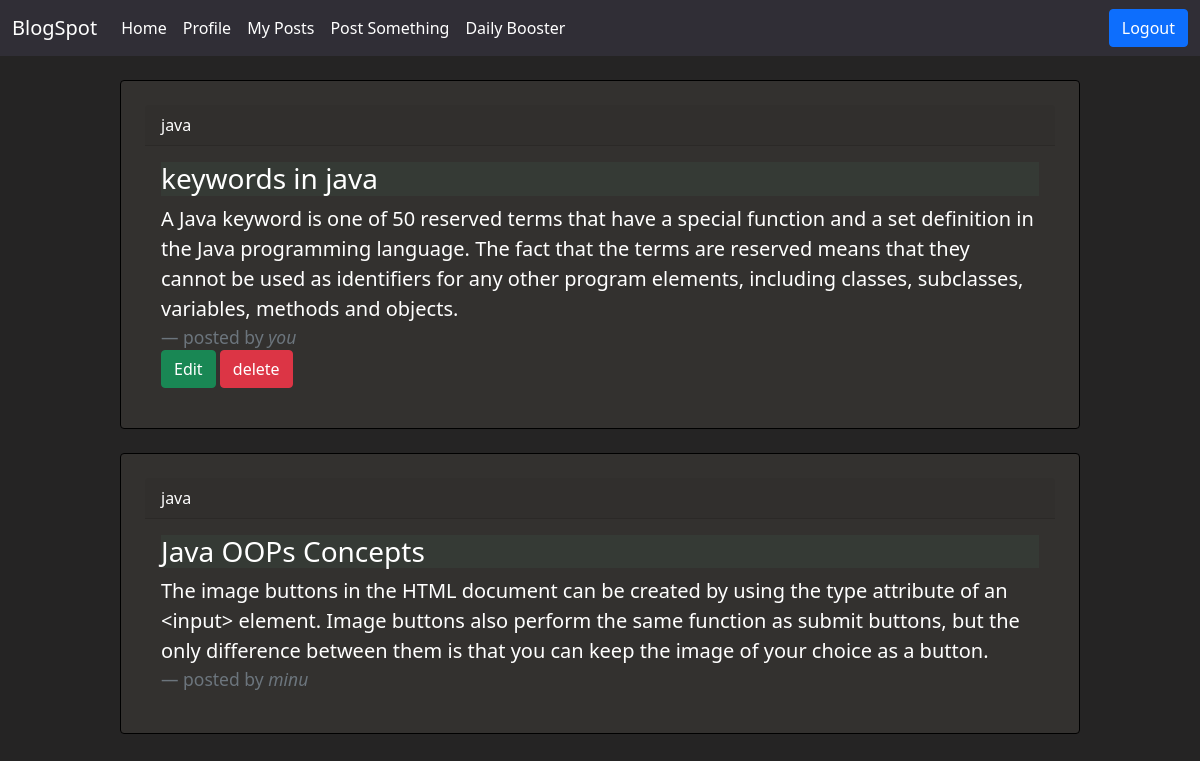
Screenshot of /home/public_blog/ (signed in) with the database file from the repository.
### student/models.py (models this page shows)
class Blogs(models.Model):
    user=models.ForeignKey(User, on_delete=models.CASCADE)
    title=models.CharField(max_length=50)
    category=models.CharField(max_length=50)
    description=models.TextField(null=True)

### student/views.py (the view)
# urls.py: path('public_blog/',views.public_blog,name="p_blog"),
def public_blog(request):
    blog_data=Blogs.objects.all()
    return render(request,"blog.html",{"form":blog_data})

### student/templates/blog.html (shortened to what this page needs)
<!DOCTYPE html>
<html lang="en">
<head>
    <link href="https://cdn.jsdelivr.net/npm/bootstrap@5.0.2/dist/css/bootstrap.min.css" rel="stylesheet">
</head>
<body style="background-color: rgb(37, 36, 36);">
    <nav style="background-color:rgb(48, 46, 54);height:40%" class="navbar navbar-expand-lg navbar-dark">
        <div class="container-fluid">
            <span class="navbar-brand bc">BlogSpot</span>
            <div class="collapse navbar-collapse" id="navbarSupportedContent">
                <ul class="navbar-nav me-auto mb-2 mb-lg-0">
                    <li class="nav-item">
                        <a class="nav-link active" aria-current="page" href="{% url 'p_blog' %}">Home</a>
                    </li>
                    <li class=" nav-item ">
                        <a class="nav-link active " aria-current="page " href="{% url 'profile' %} ">Profile</a>
                    </li>
                    <li class="nav-item">
                        <a class="nav-link active " href="# ">My Posts</a>
                    </li>
                    <li class="nav-item ">
                        <a class="nav-link active " href="{% url 'create_post' %}">Post Something</a>
                    </li>
                    <li class="nav-item ">
                        <a class="nav-link active " href="{% url 'fetch_news' %}">Daily Booster</a>
                    </li>
                </ul>
                <form class="d-flex ">
                    <a href="{% url 'lgout' %} " class="btn btn-primary ">Logout</a>
                </form>
            </div>
        </div>
    </nav>
    <br>{% for data in form %}
    <div class="card" style="height: 50%;width: 80%;background-color: rgb(51, 49, 47);margin-left: 10%;padding-left: 20%;border-style: groove;padding: 2%;color: rgb(255, 255, 255);border-color: black;box-shadow: 109%; ">
        <div class="card-header" style="color:rgb(255, 255, 255)">
            {{data.category}} </div>
        <div class="card-body">
            <blockquote class="blockquote mb-0">
                <h3 style="background-color: rgb(53, 58, 53);">{{data.title}}</h3>
                <p>{{data.description}}</p>
                <footer class="blockquote-footer">posted by <cite title="Source Title">{% if data.user.id == user.id %}you{% else %}{{data.user.username}}{% endif %}</cite></footer>
            </blockquote>
            {% if data.user.id == user.id %}<a class="btn btn-success" href="{% url 'edit_blog' data.id %}" role="button">Edit</a> <a class="btn btn-danger" href="{% url 'delete_blog' data.id %}" role="button">delete</a>{% endif %}
        </div>
    </div><br>{% endfor %}
</body>
</html>

### rows the page displays
Blogs: category "java", title "keywords in java", description "A Java keyword is one of 50 reserved terms that have a special function and a set definition in the Java programming language. The fact that the terms are reserved means that they cannot be used as identifiers for any other program elements, including classes, subclasses, variables, methods and objects.", shows "you", shows "Edit"
Blogs: category "java", title "Java OOPs Concepts", description "The image buttons in the HTML document can be created by using the type attribute of an <input> element. Image buttons also perform the same function as submit buttons, but the only difference between them is that you can keep the image of your choice as a button.", user.username "minu"
